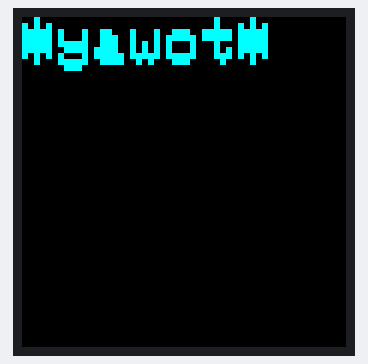
Bench run of a sketch on a simulated Arduino Mega 2560, built with avr-gcc and run on an emulated ATmega2560. Shown: 54×55 colour display. What the sketch prints to the serial monitor is not drawn.

Above: at 0.7 s.
At 5.58 s:
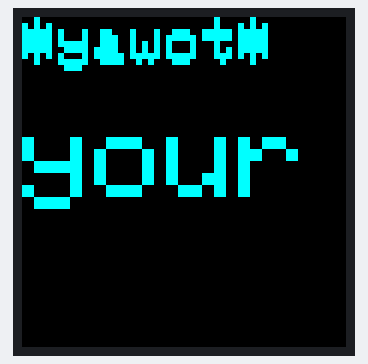
At 10.46 s:
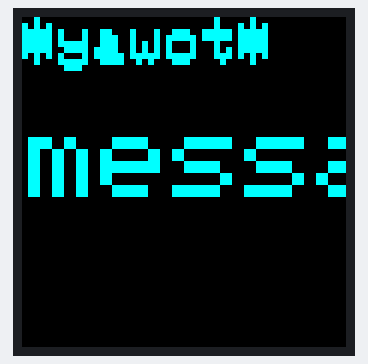
At 20.23 s:
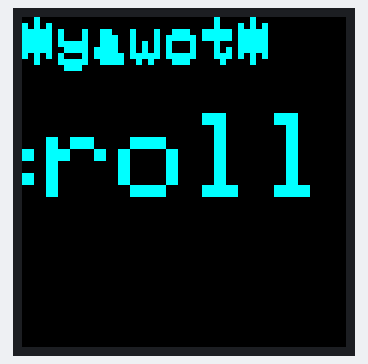
At 30.05 s:
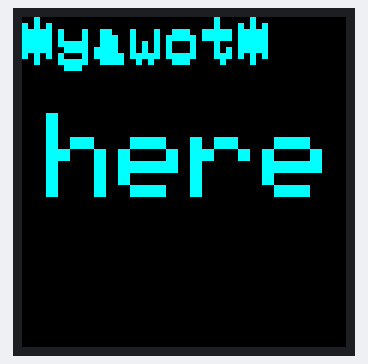
At 39.85 s:
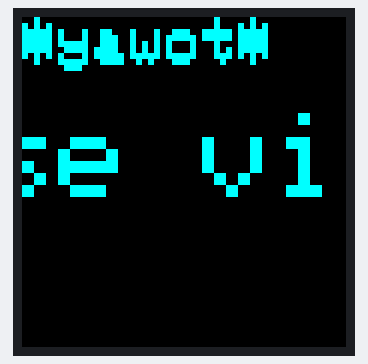

Measured:
- what the display in image 0 shows lasts 0.8 s, from 0.6 s to 1.4 s

The sketch:

arduinoledmat.ino
```cpp
//#include <ESP8266WiFi.h>
//#include <ESP8266WebServer.h>
#include <SPI.h>

#define PxMATRIX_COLOR_DEPTH 1
#define PxMATRIX_MAX_HEIGHT 32
#define PxMATRIX_MAX_WIDTH 64

#include <PxMatrix.h>
#include <avr/pgmspace.h>
// Pins for LED MATRIX
//#define P_LAT 16
//#define P_A 5
//#define P_B 4
//#define P_C 15
//#define P_D 12
//#define P_E 0
//#define P_OE 2
#define CLK 11 // USE THIS ON ARDUINO MEGA
#define OE   9
#define LAT 10
#define A   A0
#define B   A1
#define C   A2
#define D   A3
PxMATRIX display(A, B, C,D, CLK, LAT, OE, true,64);
//PxMATRIX display(32,16,P_LAT, P_OE,P_A,P_B,P_C);
//PxMATRIX display(64,32,P_LAT, P_OE,P_A,P_B,P_C,P_D);
//PxMATRIX display(64,64,P_LAT, P_OE,P_A,P_B,P_C,P_D,P_E);
// Some standard colors
uint16_t myRED = display.color565(255, 0, 0);
uint16_t myGREEN = display.color565(0, 255, 0);
uint16_t myBLUE = display.color565(0, 0, 255);
uint16_t myWHITE = display.color565(25, 205, 255);
uint16_t myYELLOW = display.color565(255, 255, 0);
uint16_t myCYAN = display.color565(0, 255, 255);
uint16_t myMAGENTA = display.color565(255, 0, 255);
uint16_t myBLACK = display.color565(0, 0, 0);
unsigned long start_time=0;
uint8_t icon_index=0;
#define SSID "wifi name"
#define PASS "password"
String form =
  "<p>"
  "<center>"
  "<h1>WiFi Control MAX7219 DISPLAY Panel with ESP8266</h1>"
  "<form action='msg'><p>Message <input type='text' name='msg' size=80 autofocus> <input type='submit' value='Submit'></form>"
  "</center>";
//ESP8266WebServer server(80);
long period;
int offset=1,refresh=0;
int pinCS = 0;
int numberOfHorizontalDisplays = 8;
int numberOfVerticalDisplays = 1;
String decodedMsg;
String tape = "Arduino";
int wait = 40;
int spacer = 2;
int width = 5 + spacer; // The font width is 5 pixels
void handle_msg() {
 display.fillScreen(LOW);
//  server.send(200, "text/html", form);
  refresh=1;
//  String msg = server.arg("msg");
//  Serial.println(msg);
//  decodedMsg = msg;
  decodedMsg.replace("+", " ");
  decodedMsg.replace("%21", "!");
  decodedMsg.replace("%22", "");
  decodedMsg.replace("%23", "#");
  decodedMsg.replace("%24", "$");
  decodedMsg.replace("%25", "%");
  decodedMsg.replace("%26", "&");
  decodedMsg.replace("%27", "'");
  decodedMsg.replace("%28", "(");
  decodedMsg.replace("%29", ")");
  decodedMsg.replace("%2A", "*");
  decodedMsg.replace("%2B", "+");
  decodedMsg.replace("%2C", ",");
  decodedMsg.replace("%2F", "/");
  decodedMsg.replace("%3A", ":");
  decodedMsg.replace("%3B", ";");
  decodedMsg.replace("%3C", "<");
  decodedMsg.replace("%3D", "=");
  decodedMsg.replace("%3E", ">");
  decodedMsg.replace("%3F", "?");
  decodedMsg.replace("%40", "@");
}
void setup() {
 Serial.begin(115200);
  // Define your display layout here, e.g. 1/8 step, and optional SPI pins begin(row_pattern, CLK, MOSI, MISO, SS)
  display.begin(16);
Serial.begin(115200);                           // full speed to monitor
//  WiFi.begin(SSID, PASS);                         // Connect to WiFi network
//  while (WiFi.status() != WL_CONNECTED) {         // Wait for connection
    delay(500);
    Serial.print(".");
  }
  // Set up the endpoints for HTTP server,  Endpoints can be written as inline functions:
//  server.on("/", []() {
//    server.send(200, "text/html", form);
//  });
//  server.on("/msg", handle_msg);                  // And as regular external functions:
//  server.begin();                                 // Start the server
//  Serial.print("SSID : ");                        // prints SSID in monitor
//  Serial.println(SSID);                           // to monitor
  char result[16];
//  sprintf(result, "%3d.%3d.%1d.%3d", WiFi.localIP()[0], WiFi.localIP()[1], WiFi.localIP()[2], WiFi.localIP()[3]);
//  Serial.println();
//  Serial.println(result);
//  decodedMsg = result;
//  Serial.println("WebServer ready!   ");
///  Serial.println(WiFi.localIP());                 // Serial monitor prints localIP
//  Serial.print(analogRead(A0));
//}
union single_double{
  uint8_t two[2];
  uint16_t one;
} this_single_double;

// This draws the weather icons
void draw_weather_icon (uint8_t icon)
{
  if (icon>10)
  icon=10;
  for (int yy=0; yy<10;yy++)
  {
    for (int xx=0; xx<10;xx++)
    {
      uint16_t byte_pos=(xx+icon*10)*2+yy*220;

      display.drawPixel(1+xx,yy,this_single_double.one);
    }
  }
}
void scroll_text()
{
    display.setTextWrap(false);  // we don't wrap text so it scrolls nicely
    display.setTextSize(1);
    display.setRotation(0);

    for (int xpos=64; xpos>-15000; xpos--)
    {
      display.setTextColor(myWHITE);
      display.clearDisplay();
         display.setTextSize(1);
      display.setCursor(0,9);
        display.setTextColor(myCYAN);

  display.println(decodedMsg);
              display.setCursor(0,0);
                              display.setTextSize(1);
         display.println("*yawot*");
           display.setCursor(0,1);
                              display.setTextSize(1);
         display.println("*yawot*");
                   display.setTextSize(2);
      display.setCursor(xpos,16);
      display.println("your message scroll text here please visit www.yawot.com.......................");
      start_time = millis();
      while((millis()-start_time)<15)
           display.display(5);
    }


}

void loop() {

  scroll_text();
scroll_text();

}
```
